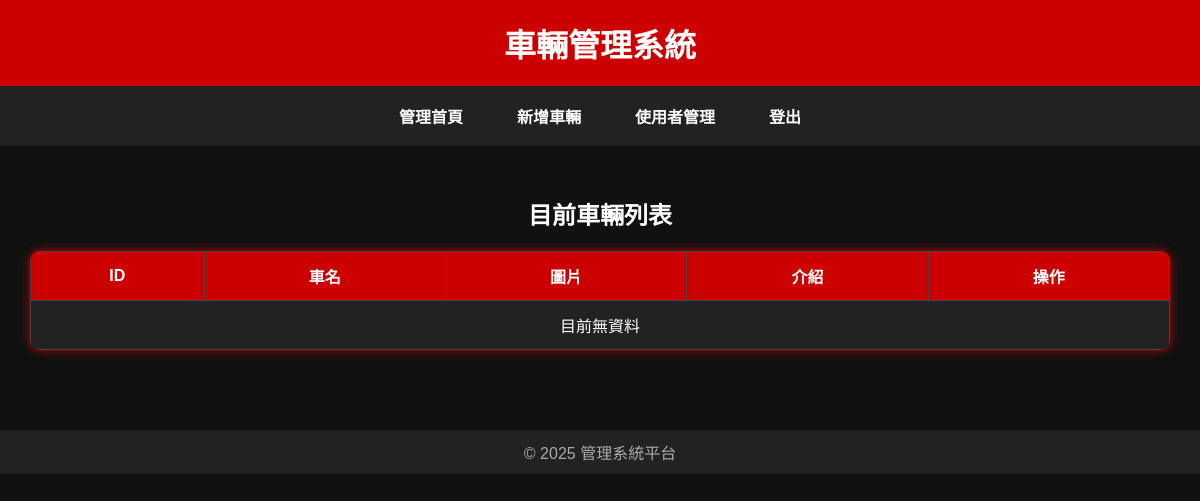
The page /carlist.php on the database as committed earlier.
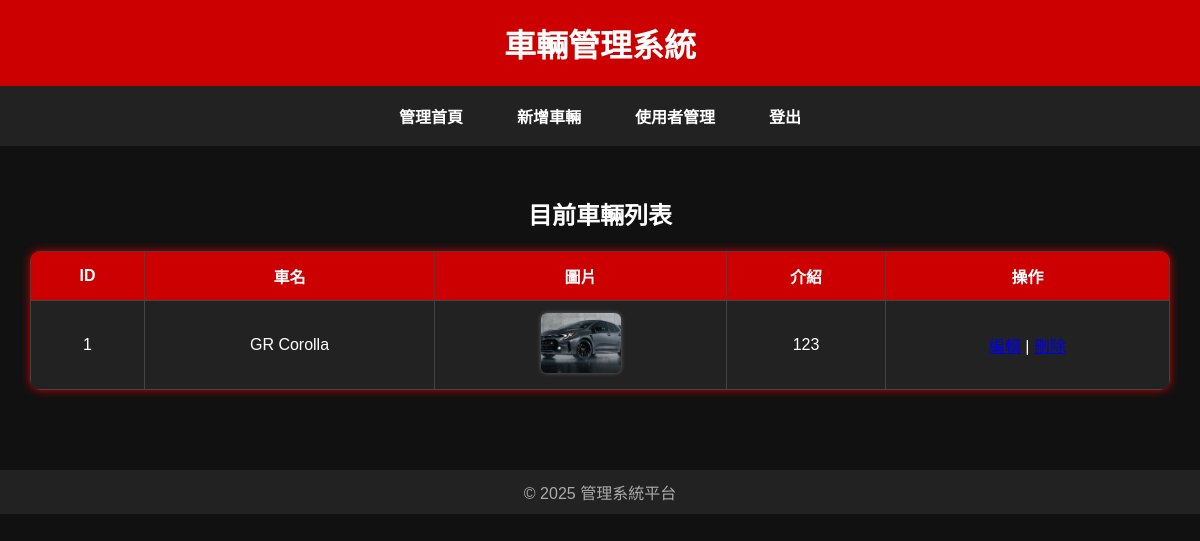
The same page on the database as committed later.
### tables this page shows
CREATE TABLE `cars` (
  `id` int(11) NOT NULL,
  `car_name` varchar(255) DEFAULT NULL,
  `car_desc` text DEFAULT NULL,
  `car_img` varchar(255) DEFAULT NULL,
  `name` varchar(255) DEFAULT NULL,
  `description` text DEFAULT NULL,
  `image` varchar(255) DEFAULT NULL
);

### carlist.php (the view, shortened to what this page needs)
<?php
include("db.php");
$sql = "SELECT * FROM cars";
$result = $conn->query($sql);
?>
<!DOCTYPE html>
<html lang="zh-Hant">
<head>
  <link rel="stylesheet" href="admin.css">
</head>
<body>
  <header>
    <h1>車輛管理系統</h1>
  </header>
  <nav>
    <a href="index-a.php">管理首頁</a>
    <a href="addcar.php">新增車輛</a>
    <a href="userlist.php">使用者管理</a>
    <a href="logout.php">登出</a>
  </nav>
  <main>
    <div class="card">
      <h2>目前車輛列表</h2>
      <table class="car-table">
        <thead>
          <tr>
            <th>ID</th>
            <th>車名</th>
            <th>圖片</th>
            <th>介紹</th>
            <th>操作</th>
          </tr>
        </thead>
        <tbody>
          <?php if ($result && $result->num_rows > 0): ?>
            <?php while($row = $result->fetch_assoc()): ?>
              <tr>
                <td><?= $row['id'] ?></td>
                <td><?= htmlspecialchars($row['name']) ?></td>
                <td>
                <a href="uploads/<?= htmlspecialchars($row['image']) ?>" class="lightbox-link" target="_blank">
                <img src="uploads/<?= htmlspecialchars($row['image']) ?>" alt="車圖" class="thumb">
                </a>
                </td>
                <td><?= nl2br(htmlspecialchars($row['description'])) ?></td>
                <td>
                  <a href="editcar.php?id=<?= $row['id'] ?>">編輯</a> |
                  <a href="deletecar.php?id=<?= $row['id'] ?>" onclick="return confirm('確定要刪除嗎？');">刪除</a>
                </td>
              </tr>
            <?php endwhile; ?>
          <?php else: ?>
            <tr><td colspan="5">目前無資料</td></tr>
          <?php endif; ?>
        </tbody>
      </table>
    </div>
  </main>
  <footer>
    &copy; 2025 管理系統平台
  </footer>
</body>
</html>

### admin.css (style rules this page uses)
body { margin: 0; font-family: Arial, sans-serif; background-color: #111; color: #fff; }
header { background-color: #c00; padding: 20px; text-align: center; }
header h1 { margin: 0; color: #fff; }
nav { background-color: #222; padding: 12px 0; display: flex; justify-content: center; gap: 30px; }
nav a { color: #fff; text-decoration: none; font-weight: bold; padding: 6px 12px; }
main { padding: 30px; text-align: center; }
footer { background-color: #222; color: #aaa; text-align: center; padding: 10px; margin-top: 50px; }
table { width: 100%; border-collapse: collapse; margin-top: 20px; background-color: #222; color: white; }
table th, table td { border: 1px solid #444; padding: 12px; text-align: center; }
table th { background-color: #c00; color: white; }
.car-table { width: 100%; border-collapse: collapse; margin-top: 20px; background-color: #222; color: white; border-radius: 10px; overflow: hidden; box-shadow: 0 0 8px #c00; }
.car-table th, .car-table td { border: 1px solid #444; padding: 12px; text-align: center; }
.car-table th { background-color: #c00; color: white; }
.car-table img.thumb { width: 80px; height: 60px; object-fit: cover; border-radius: 6px; box-shadow: 0 0 4px #666; }

Rows that differ between the two databases and show on the page:
added cars: id "1", name "GR Corolla", image (picture), description "123"
Other text that changed with them:
text no longer shown: "目前無資料"
